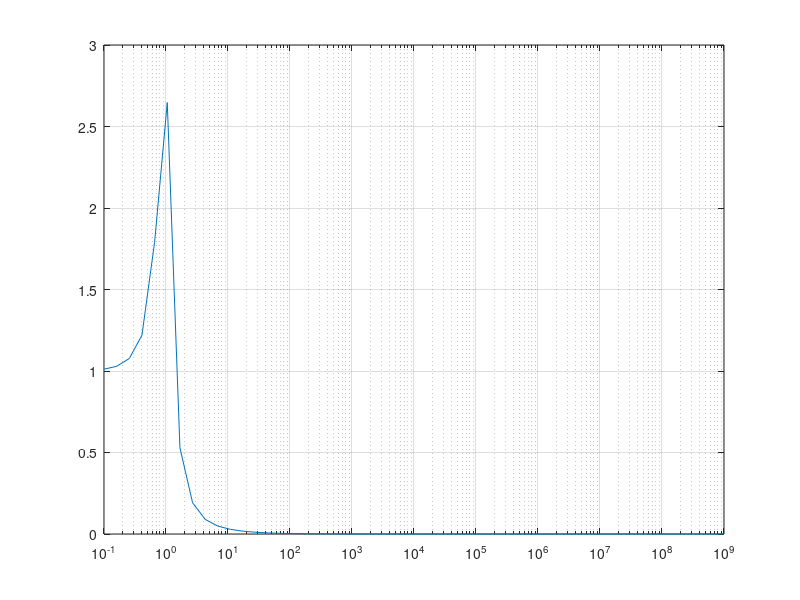
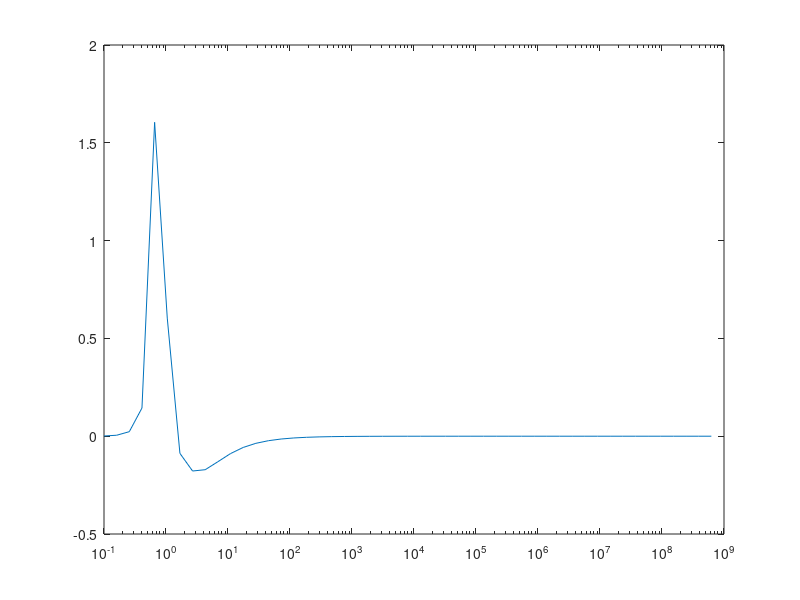
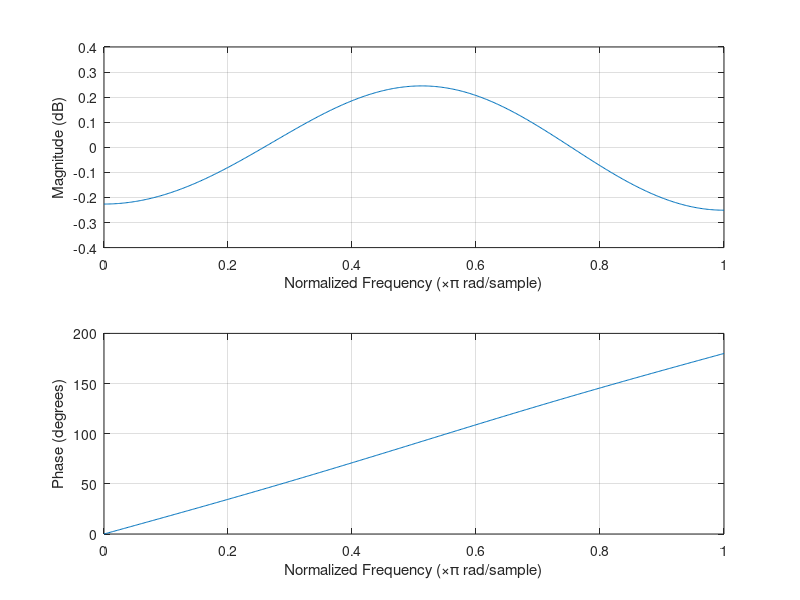

Here is the MATLAB script that generated these plots, in order:
clear
close all

k = 28800;
b = 1500;
m = 800;
f = logspace(-1,9);
s = 1j*2*pi*f;
H = (b*s+k)./(m*s.^2+b*s+k);
mag = abs(H);
phs = angle(H);
semilogx(f,mag)
grid on
[MaxValue,ind] = max(mag);
f(ind)
GroupDelay = -diff(phs);
figure
semilogx(f(1:end-1),GroupDelay)
figure
freqz([b k],[m b k])
